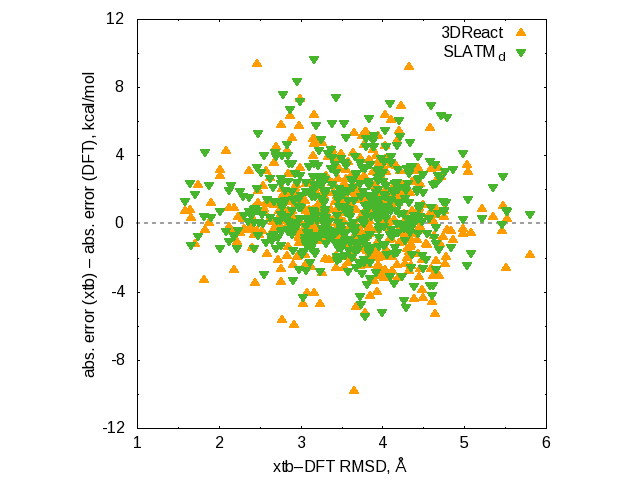

gnuplot code for this plot:
set term png
set output 'rmsd.png'

set lt 1 lc rgb 0x11a8ca
set lt 2 lc rgb 0xff9c00
set lt 3 lc rgb 0x48b62d
PS=1

set size square
set xtics scale 0.5 1 offset 0,0.25
set ytics scale 0.5 4
set mxtics 2
set mytics 2
set ylabel "abs. error (xtb) – abs. error (DFT), kcal/mol" offset 1
set xlabel "xtb–DFT RMSD, Å" offset 0,0.5
set key samplen 0.5

set title font ",20"

set xrange [1:6]
set yrange [-12:12]

plot 0 ls 0 noti, \
     'cyclo_3dreact_forplot.dat' pt  9 ps PS ti '3DReact',\
     'cyclo_slatm_forplot.dat'   pt 11 ps PS ti 'SLATM_d'
